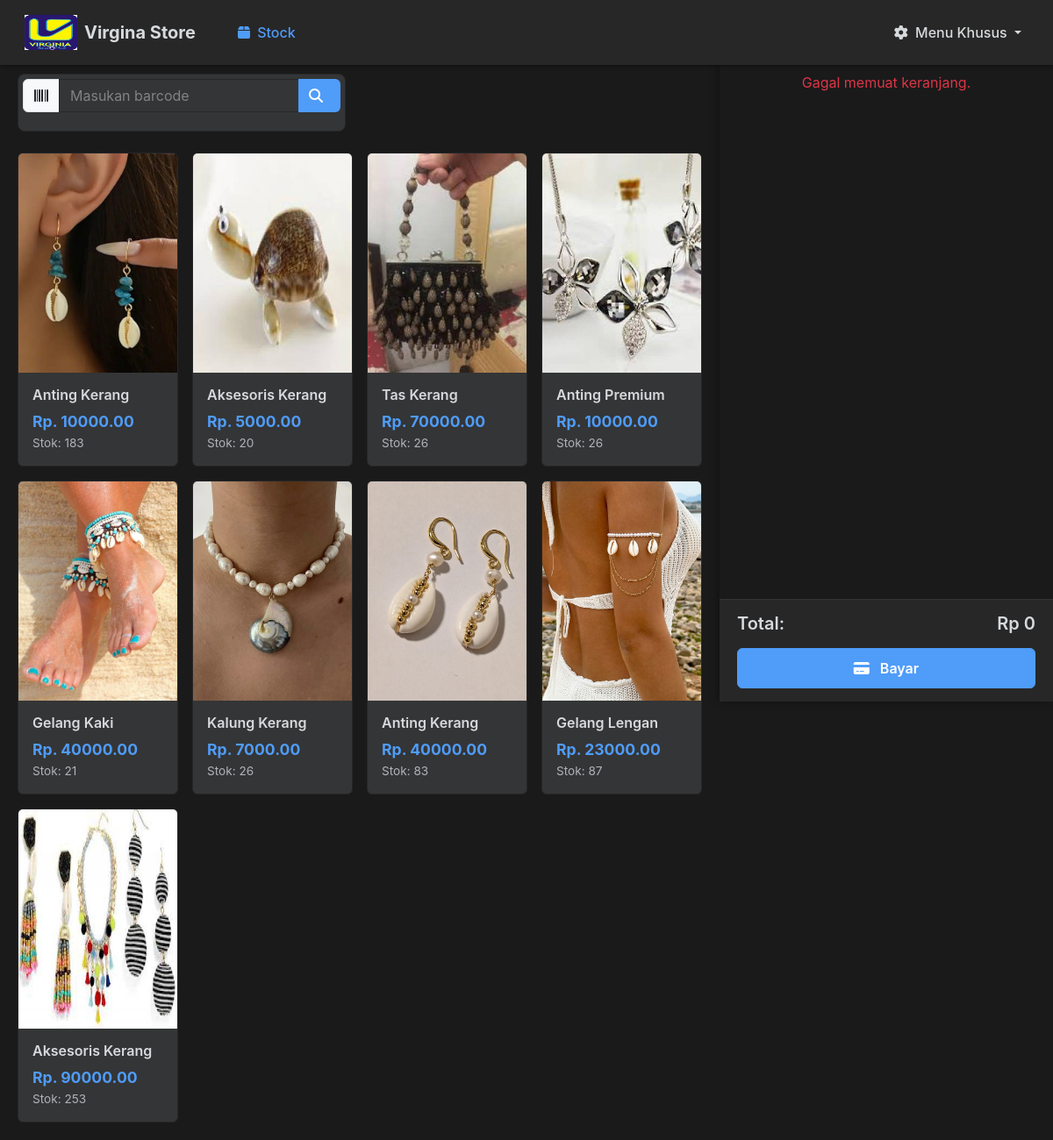
The app's page / (signed in), older data.
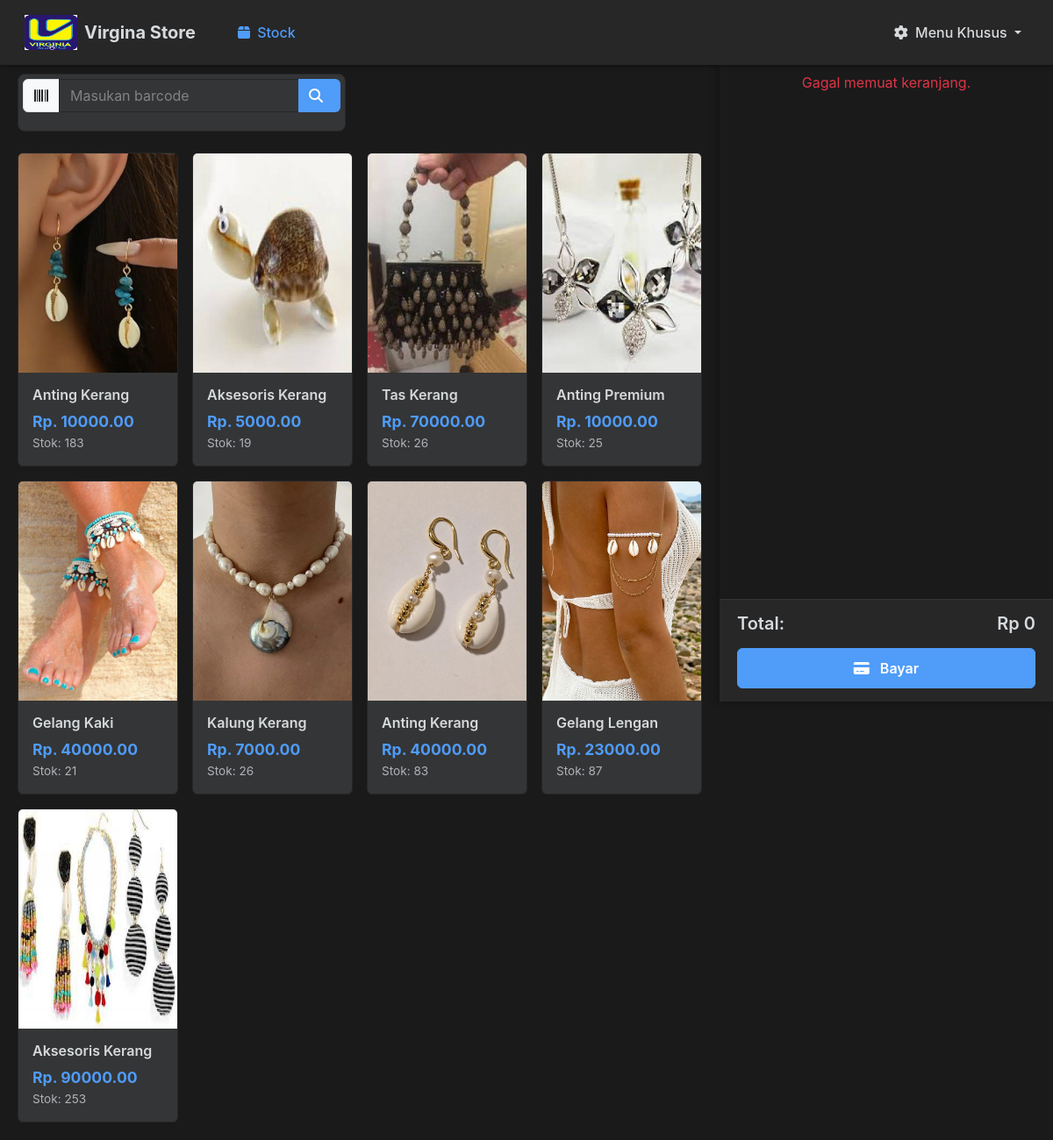
The same page, newer data.
### kasir/models.py (models this page shows, shortened)
class Produk(models.Model):
    nama_barang = models.CharField(max_length=100)
    barcode = models.CharField(max_length=50, unique=True)
    harga_barang = models.DecimalField(max_digits=12, decimal_places=2)
    stok = models.PositiveIntegerField()
    gambar = models.ImageField(upload_to='gambar_produk/', blank=True, null=True)

### kasir/views.py (the view, shortened to what this page needs)
# urls.py: path('', views.halaman_kasir, name='halaman_kasir'),
def halaman_kasir(request):
    produk = Produk.objects.all()
    transaksi_id = request.session.get('current_transaksi_id')
    return render(request, 'home.html', {'produk': produk})

### kasir/templates/home.html (shortened to what this page needs)
{% extends "base.html" %}
{% load static %}
{% load humanize %}
{% block content %}
<div class="main-container">
  <div class="content-area">
    <div class="mb-4">
      <div class="mode-toggle-container">
        <div class="input-group mb-3">
          <span class="input-group-text"><i class="fas fa-barcode"></i></span>
          <input type="text" id="barcodeInput" class="form-control" placeholder="Masukan barcode" onkeypress="if(event.key === 'Enter'){cariProdukByBarcode()}">
          <button class="btn btn-primary" onclick="cariProdukByBarcode()">
            <i class="fas fa-search me-2"></i>
          </button>
        </div>
      </div>
    </div>
    <div id="cardMode">
      <div class="row g-3">
        {% for item in produk %}
        <div class="col-6 col-md-4 col-lg-3">
          <div class="card product-card" onclick="bukaDetail('{{ item.id }}', '{{ item.nama_barang }}', '{{ item.harga_barang }}', '{{ item.stok }}', '{{ item.gambar.url }}')">
            <img src="{{ item.gambar.url }}" class="card-img-top" style="height:250px; object-fit:cover;" alt="{{ item.nama_barang }}">
            <div class="card-body">
              <h6 class="card-title">{{ item.nama_barang }}</h6>
              <div>
                <p class="price">Rp. {{ item.harga_barang|floatformat:"0," }}</p>
                <p class="stock">Stok: <span id="stok-{{ item.id }}">{{ item.stok }}</span></p>
              </div>
            </div>
          </div>
        </div>
        {% endfor %}
      </div>
    </div>
  </div>
  <div class="cart-sidebar">
    <div class="cart-header">
      <h5> Keranjang Belanja</h5>
    </div>
    <div class="cart-items" id="cartItems" style="margin-top: 20px;">
    </div>
    <div class="cart-footer">
      <div class="cart-total d-flex justify-content-between align-items-center">
        <h5>Total:</h5>
        <h5 id="totalBayar">Rp 0</h5>
      </div>
      <div class="cart-action mt-3">
        <a href="{% url 'halaman_bayar' %}" class="btn btn-success w-100"><i class="fas fa-credit-card me-2"></i> Bayar</a>
      </div>
    </div>
  </div>
</div>
{% endblock %}

Row changes from the older to the newer data that the page shows:
changed Produk (number 2 of 9 on the later page): stok "20" → "19"
changed Produk "Anting Premium": stok "26" → "25"
